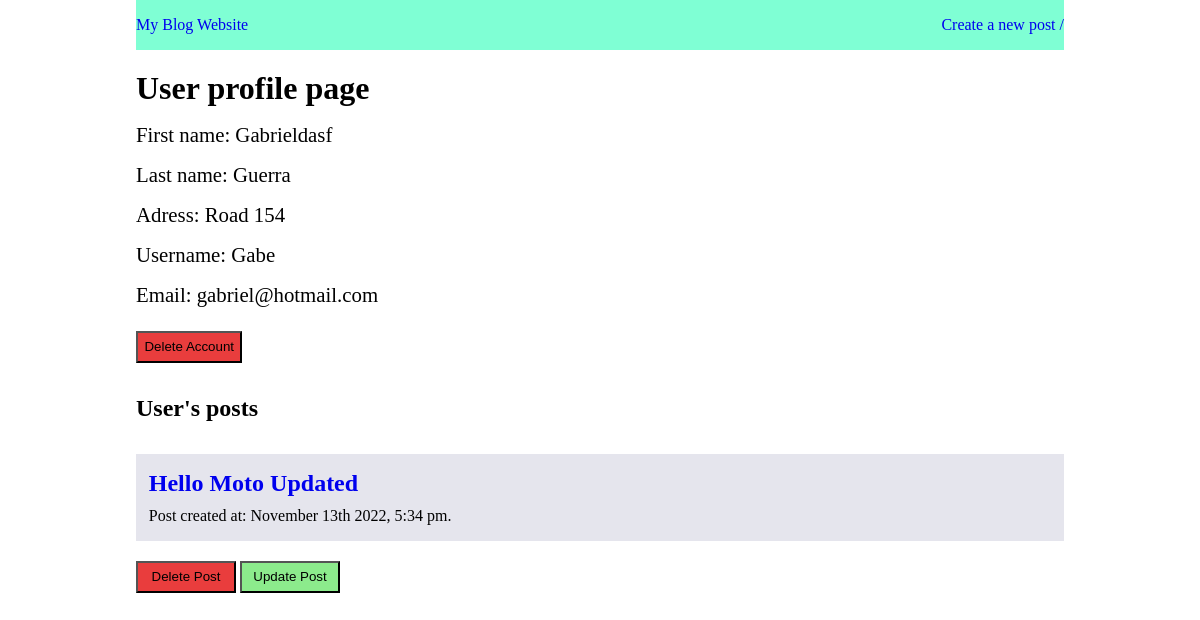
Before: /profile/Gabe with the older database file.
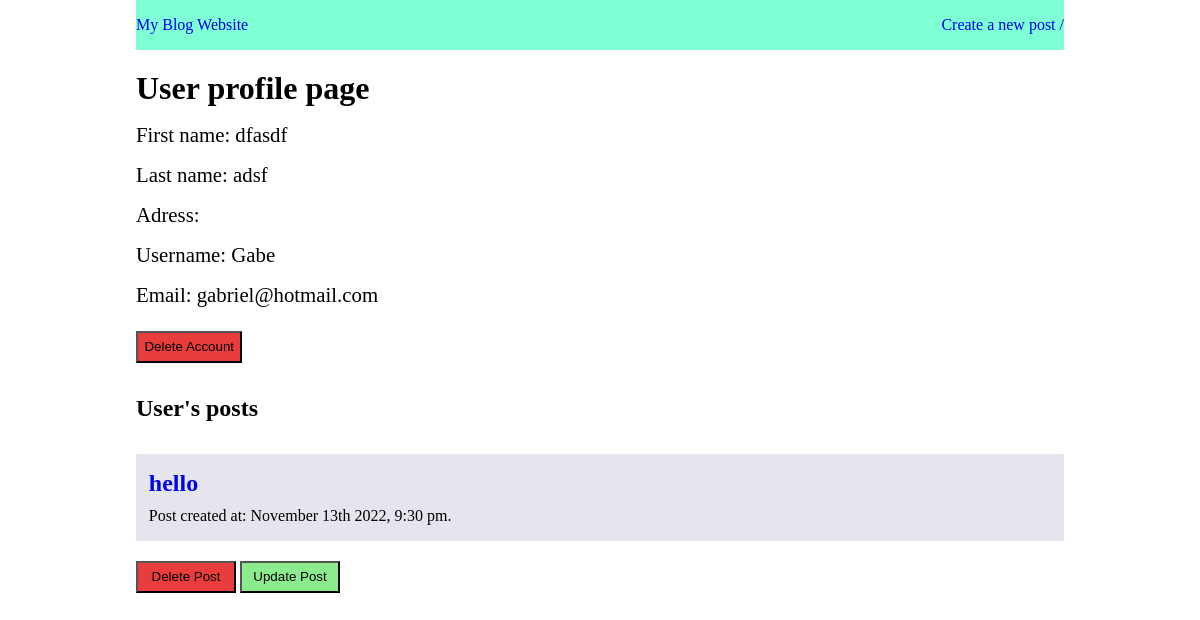
After: the same page with the newer database file.
### blog.py (models this page shows, shortened)
class User(db.Model):
    id = db.Column(db.Integer, primary_key=True)
    first_name = db.Column(db.String, nullable=False)
    last_name = db.Column(db.String, nullable=False)
    username = db.Column(db.String, nullable=False, unique=True)
    address = db.Column(db.String, nullable=True)
    email = db.Column(db.String, nullable=False, unique=True)
    def user_details(self):
        user_information = {
            "id": self.id,
            "first_name": self.first_name,
            "last_name": self.last_name,
            "username": self.username,
            "address": self.address,
            "email": self.email,
        }
        return user_information

class Post(db.Model):
    id = db.Column(db.Integer, primary_key=True)
    title = db.Column(db.String, nullable=False)
    content = db.Column(db.String, nullable=False)
    date_posted = db.Column(db.DateTime, default=datetime.utcnow, nullable=False)
    user_id = db.Column(db.Integer, nullable=False)

### blog.py (the view)
@app.route('/profile/<username>', methods=['GET'])
def user_profile(username):
    user = User.query.filter_by(username=username).first()
    if user:
        posts = Post.query.filter_by(user_id=user.id).all()
    if user is None:
        status = f'User not found.'
        return render_template("user_status.html", user_status=status)
    return render_template("profile.html", user_details=user.user_details(), blogs=posts)

### templates/profile.html (shortened to what this page needs)
<!DOCTYPE html>
<html lang="en">
<head>
    <link rel= "stylesheet" type= "text/css" href= "{{ url_for('static',filename='style.css')}}">
</head>
<body>
    <div class="container">
        <nav>
            <div class="home_link">
                <a href="/homepage">My Blog Website</a>
            </div>
            <div class="nav_link">
                <a href="/create_post">Create a new post /</a>
            </div>
        </nav>
        <main>
            <h1>User profile page</h1>
            <section id="user_details">
                <p class="firstname">First name: {{user_details.first_name}}</p>
                <p class="lastname">Last name: {{user_details.last_name}}</p>
                <p class="address">Adress: {{user_details.address}}</p>
                <p class="username">Username: {{user_details.username}}</p>
                <p class="email">Email: {{user_details.email}}</p>
            </section>
            <div class="delete_item">
                <a href="{{url_for('delete_user', username=user_details.username)}}" id="delete_user"><button id="delete_button">Delete Account</button></a>
            </div>
            <h2  id="user_post">User's posts</h2>
            <section>
                {% for blog in blogs %}
                <article class="post">
                    <a href="{{url_for('get_post', title=blog.title) }}"><h2>{{blog.title}}</h2></a>
                    <p>Post created at: {{ moment(blog.date_posted).format('MMMM Do YYYY, h:mm a') }}.</p>
                </article>
                    <div class="decide">
                        <a href="{{url_for('delete_post', id=blog.id, user_id=user_details.id) }}"><button id="delete_button">Delete Post</button></a>
                        <a href="{{url_for('update_post', id=blog.id) }}"><button id="update_button">Update Post</button></a>
                    </div>
                {% endfor %}
            </section>
        </main>
    </div>
</body>
</html>

### static/style.css (style rules this page uses)
*, *::after, *::before { padding: 0; margin: 0; box-sizing: border-box; }
html { font-size: 16px; }
.container { width: 80%; max-width: 1128px; margin: auto; padding: 0 1rem; }
a { text-decoration: none; }
nav { display: flex; justify-content: space-between; padding-top: 16px; padding-bottom: 16px; margin-bottom: 20px; background-color: aquamarine; }
.post { margin: 20px 0; background-color: rgba(198, 198, 216, 0.45); padding: 1em 0; padding-left: 0.8em; }
.post p { margin-top: 10px; }
.delete_item { margin-top: 1.5rem; }
#user_post { margin: 2rem 0; }
#delete_button { min-width: 100px; padding: 0.4rem; background-color: rgb(233, 61, 61); }
#user_details p { margin-top: 1rem; font-size: 1.3rem; }
#update_button { min-width: 100px; padding: 0.4rem; background-color: rgb(140, 235, 140); }

Changed rows visible on the page:
removed User: first_name "Gabrieldasf", last_name "Guerra", address "Road 154", username "Gabe", email "gabriel@hotmail.com"
removed Post: title "Hello Moto Updated", date_posted "November 13th 2022, 5:34 pm"
added User: first_name "dfasdf", last_name "adsf", username "Gabe", email "gabriel@hotmail.com"
now on this page (row edited): Post: title "hello", date_posted "November 13th 2022, 9:30 pm"
